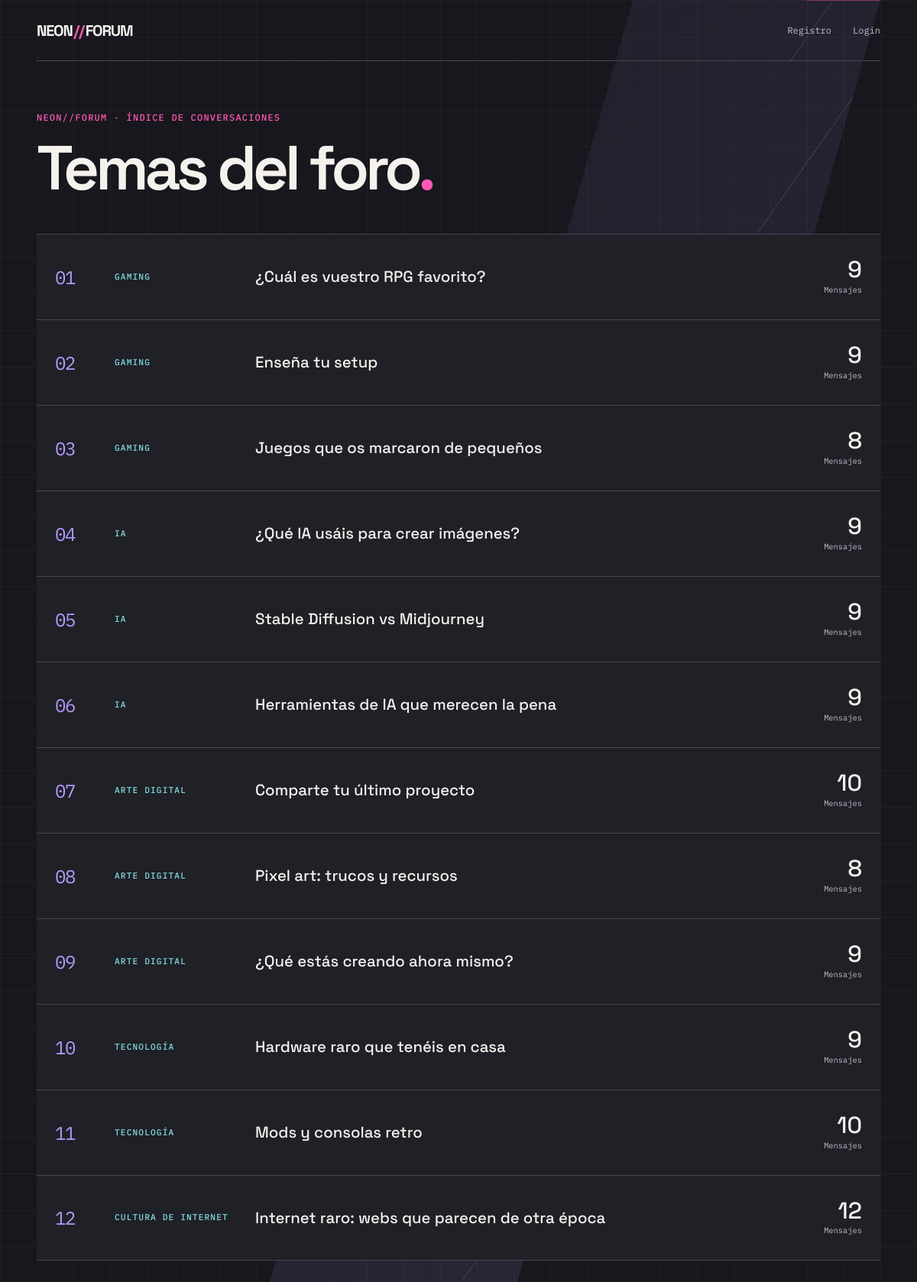
Screenshot of /foro.php with the database file from the repository.
### tables this page shows
CREATE TABLE `temas` (
  `id_tema` int(11) NOT NULL,
  `titulo_tema` varchar(150) NOT NULL,
  `seccion` varchar(100) NOT NULL,
  `num_msj` int(11) NOT NULL DEFAULT 0
);

### foro.php (the view, shortened to what this page needs)
<?php
$con = new mysqli("localhost", "root", "", "examen");
$sql = "SELECT
            temas.id_tema,
            temas.titulo_tema,
            temas.seccion,
            COUNT(mensajes.id_mensaje) AS num_msj
        FROM temas
        LEFT JOIN mensajes
        ON temas.id_tema = mensajes.id_tema
        GROUP BY
            temas.id_tema,
            temas.titulo_tema,
            temas.seccion
        ORDER BY temas.id_tema ASC";
$resultado = $con->query($sql);
?>
<!DOCTYPE html>
<html lang="es">
<head>
    <link rel="stylesheet" href="styles.css?v=<?php echo time(); ?>">
</head>
<body>
<div class="foro">
    <p class="eyebrow">NEON//FORUM · Índice de conversaciones</p>
    <h1>Temas del foro<span class="title-dot" aria-hidden="true">.</span></h1>
    <?php
    foreach ($resultado as $tema) {
    ?>
        <div class="tema">
            <p class="seccion">
                <?php echo $tema["seccion"]; ?>
            </p>
            <h2>
                <a href="tema.php?id=<?php echo $tema["id_tema"]; ?>">
                    <?php echo $tema["titulo_tema"]; ?>
                </a>
            </h2>
            <p>
                <span class="count-label">Mensajes</span>
                <strong class="message-count"><?php echo $tema["num_msj"]; ?></strong>
            </p>
        </div>
    <?php
    }
    ?>
</div>
</body>
</html>

### rows the page displays
temas: seccion "GAMING", titulo_tema "¿Cuál es vuestro RPG favorito?", num_msj "9"
temas: seccion "GAMING", titulo_tema "Enseña tu setup", num_msj "9"
temas: seccion "GAMING", titulo_tema "Juegos que os marcaron de pequeños", num_msj "8"
temas: seccion "IA", titulo_tema "¿Qué IA usáis para crear imágenes?", num_msj "9"
temas: seccion "IA", titulo_tema "Stable Diffusion vs Midjourney", num_msj "9"
temas: seccion "IA", titulo_tema "Herramientas de IA que merecen la pena", num_msj "9"
temas: seccion "ARTE DIGITAL", titulo_tema "Comparte tu último proyecto", num_msj "10"
temas: seccion "ARTE DIGITAL", titulo_tema "Pixel art: trucos y recursos", num_msj "8"
temas: seccion "ARTE DIGITAL", titulo_tema "¿Qué estás creando ahora mismo?", num_msj "9"
temas: seccion "TECNOLOGÍA", titulo_tema "Hardware raro que tenéis en casa", num_msj "9"
temas: seccion "TECNOLOGÍA", titulo_tema "Mods y consolas retro", num_msj "10"
temas: seccion "CULTURA DE INTERNET", titulo_tema "Internet raro: webs que parecen de otra época", num_msj "12"
